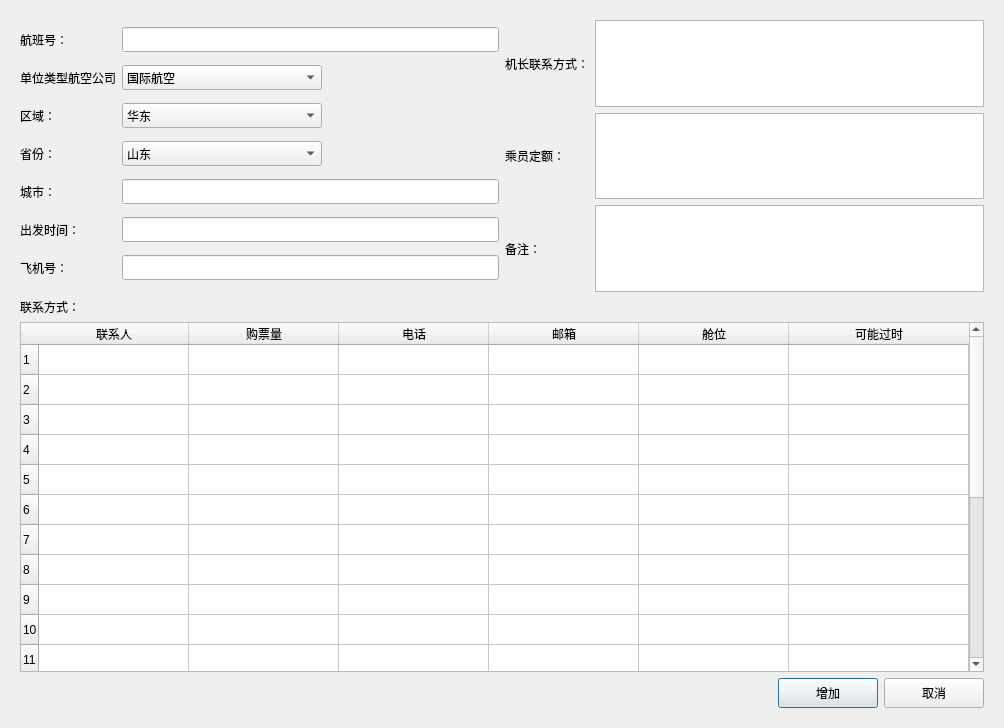
<?xml version="1.0" encoding="UTF-8"?>
<ui version="4.0">
 <class>DlgItem</class>
 <widget class="QDialog" name="DlgItem">
  <property name="geometry">
   <rect>
    <x>0</x>
    <y>0</y>
    <width>1004</width>
    <height>728</height>
   </rect>
  </property>
  <property name="windowTitle">
   <string>编辑航班信息</string>
  </property>
  <layout class="QVBoxLayout" name="verticalLayout">
   <property name="spacing">
    <number>6</number>
   </property>
   <property name="leftMargin">
    <number>20</number>
   </property>
   <property name="topMargin">
    <number>20</number>
   </property>
   <property name="rightMargin">
    <number>20</number>
   </property>
   <property name="bottomMargin">
    <number>20</number>
   </property>
   <item>
    <layout class="QHBoxLayout" name="horizontalLayout_2">
     <item>
      <layout class="QGridLayout" name="gridLayout_2">
       <item row="0" column="0">
        <widget class="QLabel" name="label_6">
         <property name="text">
          <string>航班号：</string>
         </property>
        </widget>
       </item>
       <item row="0" column="1">
        <widget class="QLineEdit" name="edit1">
         <property name="minimumSize">
          <size>
           <width>0</width>
           <height>25</height>
          </size>
         </property>
         <property name="maximumSize">
          <size>
           <width>400</width>
           <height>16777215</height>
          </size>
         </property>
        </widget>
       </item>
       <item row="1" column="0">
        <widget class="QLabel" name="label_7">
         <property name="text">
          <string>单位类型航空公司</string>
         </property>
        </widget>
       </item>
       <item row="1" column="1">
        <widget class="QComboBox" name="combo1">
         <property name="minimumSize">
          <size>
           <width>0</width>
           <height>25</height>
          </size>
         </property>
         <property name="maximumSize">
          <size>
           <width>200</width>
           <height>16777215</height>
          </size>
         </property>
         <item>
          <property name="text">
           <string>国际航空</string>
          </property>
         </item>
         <item>
          <property name="text">
           <string>南方航空</string>
          </property>
         </item>
         <item>
          <property name="text">
           <string>海南航空</string>
          </property>
         </item>
         <item>
          <property name="text">
           <string>长沙航空</string>
          </property>
         </item>
         <item>
          <property name="text">
           <string>深圳航空</string>
          </property>
         </item>
         <item>
          <property name="text">
           <string>东方航空</string>
          </property>
         </item>
         <item>
          <property name="text">
           <string>厦门航空</string>
          </property>
         </item>
         <item>
          <property name="text">
           <string>四川航空</string>
          </property>
         </item>
        </widget>
       </item>
       <item row="2" column="0">
        <widget class="QLabel" name="label">
         <property name="text">
          <string>区域：</string>
         </property>
        </widget>
       </item>
       <item row="2" column="1">
        <widget class="QComboBox" name="combo2">
         <property name="minimumSize">
          <size>
           <width>0</width>
           <height>25</height>
          </size>
         </property>
         <property name="maximumSize">
          <size>
           <width>200</width>
           <height>16777215</height>
          </size>
         </property>
         <item>
          <property name="text">
           <string>华东</string>
          </property>
         </item>
         <item>
          <property name="text">
           <string>华南</string>
          </property>
         </item>
         <item>
          <property name="text">
           <string>华中</string>
          </property>
         </item>
         <item>
          <property name="text">
           <string>华北</string>
          </property>
         </item>
         <item>
          <property name="text">
           <string>其他</string>
          </property>
         </item>
         <item>
          <property name="text">
           <string>外</string>
          </property>
         </item>
        </widget>
       </item>
       <item row="3" column="0">
        <widget class="QLabel" name="label_2">
         <property name="text">
          <string>省份：</string>
         </property>
        </widget>
       </item>
       <item row="3" column="1">
        <widget class="QComboBox" name="combo3">
         <property name="minimumSize">
          <size>
           <width>0</width>
           <height>25</height>
          </size>
         </property>
         <property name="maximumSize">
          <size>
           <width>200</width>
           <height>16777215</height>
          </size>
         </property>
         <item>
          <property name="text">
           <string>山东</string>
          </property>
         </item>
         <item>
          <property name="text">
           <string>浙江</string>
          </property>
         </item>
         <item>
          <property name="text">
           <string>江苏</string>
          </property>
         </item>
         <item>
          <property name="text">
           <string>安徽</string>
          </property>
         </item>
         <item>
          <property name="text">
           <string>上海</string>
          </property>
         </item>
         <item>
          <property name="text">
           <string>福建</string>
          </property>
         </item>
         <item>
          <property name="text">
           <string>湖北</string>
          </property>
         </item>
         <item>
          <property name="text">
           <string>湖南</string>
          </property>
         </item>
         <item>
          <property name="text">
           <string>河南</string>
          </property>
         </item>
         <item>
          <property name="text">
           <string>江西</string>
          </property>
         </item>
         <item>
          <property name="text">
           <string>北京</string>
          </property>
         </item>
         <item>
          <property name="text">
           <string>天津</string>
          </property>
         </item>
         <item>
          <property name="text">
           <string>河北</string>
          </property>
         </item>
         <item>
          <property name="text">
           <string>山西</string>
          </property>
         </item>
         <item>
          <property name="text">
           <string>内蒙</string>
          </property>
         </item>
         <item>
          <property name="text">
           <string>广东</string>
          </property>
         </item>
         <item>
          <property name="text">
           <string>广西</string>
          </property>
         </item>
         <item>
          <property name="text">
           <string>海南</string>
          </property>
         </item>
         <item>
          <property name="text">
           <string>宁夏</string>
          </property>
         </item>
         <item>
          <property name="text">
           <string>新疆</string>
          </property>
         </item>
         <item>
          <property name="text">
           <string>青海</string>
          </property>
         </item>
         <item>
          <property name="text">
           <string>陕西</string>
          </property>
         </item>
         <item>
          <property name="text">
           <string>甘肃</string>
          </property>
         </item>
         <item>
          <property name="text">
           <string>四川</string>
          </property>
         </item>
         <item>
          <property name="text">
           <string>云南</string>
          </property>
         </item>
         <item>
          <property name="text">
           <string>贵州</string>
          </property>
         </item>
         <item>
          <property name="text">
           <string>西藏</string>
          </property>
         </item>
         <item>
          <property name="text">
           <string>重庆</string>
          </property>
         </item>
         <item>
          <property name="text">
           <string>辽宁</string>
          </property>
         </item>
         <item>
          <property name="text">
           <string>吉林</string>
          </property>
         </item>
         <item>
          <property name="text">
           <string>黑龙江</string>
          </property>
         </item>
        </widget>
       </item>
       <item row="4" column="0">
        <widget class="QLabel" name="label_3">
         <property name="text">
          <string>城市：</string>
         </property>
        </widget>
       </item>
       <item row="4" column="1">
        <widget class="QLineEdit" name="edit2">
         <property name="minimumSize">
          <size>
           <width>0</width>
           <height>25</height>
          </size>
         </property>
         <property name="maximumSize">
          <size>
           <width>400</width>
           <height>16777215</height>
          </size>
         </property>
        </widget>
       </item>
       <item row="5" column="0">
        <widget class="QLabel" name="label_4">
         <property name="text">
          <string>出发时间：</string>
         </property>
        </widget>
       </item>
       <item row="5" column="1">
        <widget class="QLineEdit" name="edit3">
         <property name="minimumSize">
          <size>
           <width>0</width>
           <height>25</height>
          </size>
         </property>
         <property name="maximumSize">
          <size>
           <width>400</width>
           <height>16777215</height>
          </size>
         </property>
        </widget>
       </item>
       <item row="6" column="0">
        <widget class="QLabel" name="label_5">
         <property name="text">
          <string>飞机号：</string>
         </property>
        </widget>
       </item>
       <item row="6" column="1">
        <widget class="QLineEdit" name="edit4">
         <property name="minimumSize">
          <size>
           <width>0</width>
           <height>25</height>
          </size>
         </property>
         <property name="maximumSize">
          <size>
           <width>400</width>
           <height>16777215</height>
          </size>
         </property>
        </widget>
       </item>
      </layout>
     </item>
     <item>
      <layout class="QGridLayout" name="gridLayout">
       <item row="0" column="0">
        <widget class="QLabel" name="label_8">
         <property name="text">
          <string>机长联系方式：</string>
         </property>
        </widget>
       </item>
       <item row="0" column="1">
        <widget class="QTextEdit" name="textEdit"/>
       </item>
       <item row="1" column="0">
        <widget class="QLabel" name="label_10">
         <property name="text">
          <string>乘员定额：</string>
         </property>
        </widget>
       </item>
       <item row="1" column="1">
        <widget class="QTextEdit" name="textEdit2"/>
       </item>
       <item row="2" column="0">
        <widget class="QLabel" name="label_11">
         <property name="text">
          <string>备注：</string>
         </property>
        </widget>
       </item>
       <item row="2" column="1">
        <widget class="QTextEdit" name="textEdit3"/>
       </item>
      </layout>
     </item>
    </layout>
   </item>
   <item>
    <widget class="QLabel" name="label_9">
     <property name="text">
      <string>联系方式：</string>
     </property>
    </widget>
   </item>
   <item>
    <widget class="QTableWidget" name="tableWidget">
     <property name="minimumSize">
      <size>
       <width>0</width>
       <height>350</height>
      </size>
     </property>
     <attribute name="horizontalHeaderCascadingSectionResizes">
      <bool>false</bool>
     </attribute>
     <attribute name="horizontalHeaderDefaultSectionSize">
      <number>150</number>
     </attribute>
     <attribute name="horizontalHeaderMinimumSectionSize">
      <number>100</number>
     </attribute>
     <attribute name="horizontalHeaderStretchLastSection">
      <bool>true</bool>
     </attribute>
     <row>
      <property name="text">
       <string>1</string>
      </property>
     </row>
     <row>
      <property name="text">
       <string>2</string>
      </property>
     </row>
     <row>
      <property name="text">
       <string>3</string>
      </property>
     </row>
     <row>
      <property name="text">
       <string>4</string>
      </property>
     </row>
     <row>
      <property name="text">
       <string>5</string>
      </property>
     </row>
     <row>
      <property name="text">
       <string>6</string>
      </property>
     </row>
     <row>
      <property name="text">
       <string>7</string>
      </property>
     </row>
     <row>
      <property name="text">
       <string>8</string>
      </property>
     </row>
     <row>
      <property name="text">
       <string>9</string>
      </property>
     </row>
     <row>
      <property name="text">
       <string>10</string>
      </property>
     </row>
     <row>
      <property name="text">
       <string>11</string>
      </property>
     </row>
     <row>
      <property name="text">
       <string>12</string>
      </property>
     </row>
     <row>
      <property name="text">
       <string>13</string>
      </property>
     </row>
     <row>
      <property name="text">
       <string>14</string>
      </property>
     </row>
     <row>
      <property name="text">
       <string>15</string>
      </property>
     </row>
     <row>
      <property name="text">
       <string>16</string>
      </property>
     </row>
     <row>
      <property name="text">
       <string>17</string>
      </property>
     </row>
     <row>
      <property name="text">
       <string>18</string>
      </property>
     </row>
     <row>
      <property name="text">
       <string>19</string>
      </property>
     </row>
     <row>
      <property name="text">
       <string>20</string>
      </property>
     </row>
     <column>
      <property name="text">
       <string>联系人</string>
      </property>
     </column>
     <column>
      <property name="text">
       <string>购票量</string>
      </property>
     </column>
     <column>
      <property name="text">
       <string>电话</string>
      </property>
     </column>
     <column>
      <property name="text">
       <string>邮箱</string>
      </property>
     </column>
     <column>
      <property name="text">
       <string>舱位</string>
      </property>
     </column>
     <column>
      <property name="text">
       <string>可能过时</string>
      </property>
     </column>
    </widget>
   </item>
   <item>
    <layout class="QHBoxLayout" name="horizontalLayout">
     <item>
      <widget class="QLabel" name="labelTip">
       <property name="minimumSize">
        <size>
         <width>400</width>
         <height>0</height>
        </size>
       </property>
       <property name="text">
        <string/>
       </property>
      </widget>
     </item>
     <item>
      <spacer name="horizontalSpacer">
       <property name="orientation">
        <enum>Qt::Horizontal</enum>
       </property>
       <property name="sizeHint" stdset="0">
        <size>
         <width>40</width>
         <height>20</height>
        </size>
       </property>
      </spacer>
     </item>
     <item>
      <widget class="QPushButton" name="btnAdd">
       <property name="minimumSize">
        <size>
         <width>100</width>
         <height>30</height>
        </size>
       </property>
       <property name="text">
        <string>增加</string>
       </property>
      </widget>
     </item>
     <item>
      <widget class="QPushButton" name="btnCancel">
       <property name="minimumSize">
        <size>
         <width>100</width>
         <height>30</height>
        </size>
       </property>
       <property name="text">
        <string>取消</string>
       </property>
      </widget>
     </item>
    </layout>
   </item>
  </layout>
 </widget>
 <resources/>
 <connections/>
</ui>
